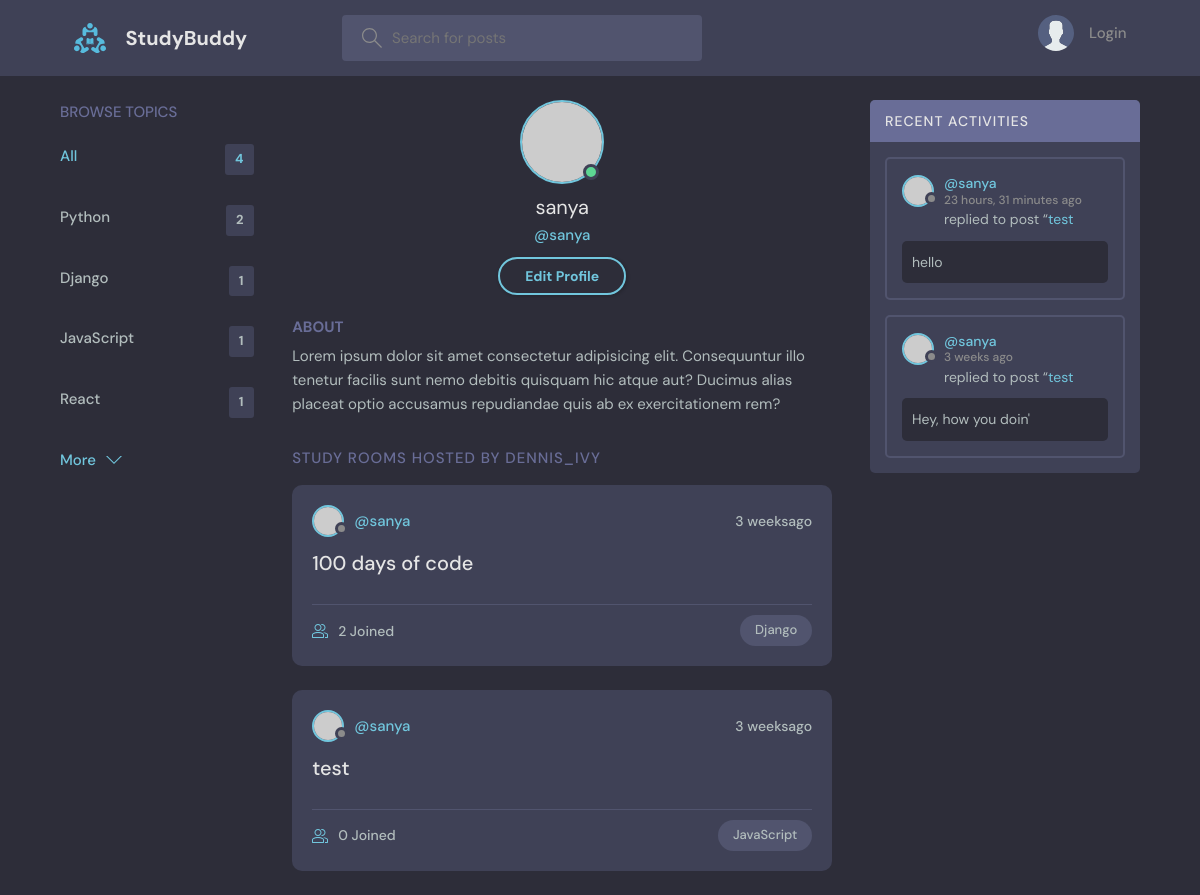
Page /profile/1/ on the committed database.
### base/models.py (models this page shows, shortened)
class Topic(models.Model):
    name = models.CharField(max_length=200)

class Room(models.Model):
    host = models.ForeignKey(User,on_delete = models.SET_NULL,null = True)
    topic = models.ForeignKey(Topic,on_delete = models.SET_NULL,null = True)
    name = models.CharField(max_length=200)
    description = models.TextField(null=True,blank=True)
    participants = models.ManyToManyField(User,related_name='participants',blank=True)
    updated = models.DateTimeField(auto_now=True)
    created = models.DateTimeField(auto_now_add=True)
    class Meta:
        ordering = ['-updated','-created']
    def __str__(self):
        return self.name

class Message(models.Model):
    user = models.ForeignKey(User,on_delete=models.CASCADE)
    room = models.ForeignKey(Room,on_delete = models.CASCADE)
    body = models.TextField()
    updated = models.DateTimeField(auto_now=True)
    created = models.DateTimeField(auto_now_add=True)
    class Meta:
        ordering = ['-updated','-created']

### base/views.py (the view)
# urls.py: path('profile/<str:pk>/',views.userProfile,name="user-profile"),
def userProfile(request,pk):
    user = User.objects.get(id=pk)
    rooms = user.room_set.all()
    room_messages = user.message_set.all()
    topics = Topic.objects.all()
    context={'user':user,'rooms':rooms,'room_messages':room_messages,'topics':topics}
    return render(request,'base/profile.html',context)

### base/templates/base/profile.html
{% extends 'main.html' %}
{% block content %}
  <main class="profile-page layout layout--3">
    <div class="container">
      {% include 'base/topics_components.html' %}
      <div class="roomList">
        <div class="profile">
          <div class="profile__avatar">
            <div class="avatar avatar--large active">
              <img src="https://randomuser.me/api/portraits/men/11.jpg" />
            </div>
          </div>
          <div class="profile__info">
            <h3>{{user.username}}</h3>
            <p>@{{user.username}}</p>
            <a href="edit-user.html" class="btn btn--main btn--pill">Edit Profile</a>
          </div>
          <div class="profile__about">
            <h3>About</h3>
            <p>
              Lorem ipsum dolor sit amet consectetur adipisicing elit. Consequuntur illo tenetur
              facilis sunt nemo debitis quisquam hic atque aut? Ducimus alias placeat optio
              accusamus repudiandae quis ab ex exercitationem rem?
            </p>
          </div>
        </div>
        <div class="roomList__header">
          <div>
            <h2>Study Rooms Hosted by dennis_ivy</a>
            </h2>
          </div>
        </div>
        {% include 'base/feed_component.html' %}
      </div>
      {% include 'base/activity_component.html' %}
    </div>
  </main>
  {% endblock %}

### base/templates/base/topics_components.html (shortened to what this page needs)
<div class="topics">
    <div class="topics__header">
      <h2>Browse Topics</h2>
    </div>
    <ul class="topics__list">
      <li>
        <a href="{% url 'index' %}" class="active">All <span>{{topics.count}}</span></a>
      </li>
      {%for topic in topics%}
      <li>
        <a href="{% url 'index' %}?q={{topic.name}}">{{topic.name}} <span>{{topic.room_set.all.count}}</span></a>
      </li>
      {% endfor %}
    </ul>
    <a class="btn btn--link" href="topics.html">
      More
      <svg
        version="1.1"
        xmlns="http://www.w3.org/2000/svg"
        width="32"
        height="32"
        viewBox="0 0 32 32"
      >
        <title>chevron-down</title>
        <path d="M16 21l-13-13h-3l16 16 16-16h-3l-13 13z"></path>
      </svg>
    </a>
  </div>

### base/templates/base/feed_component.html (shortened to what this page needs)
{% for room in rooms %}
<div class="roomListRoom">
  <div class="roomListRoom__header">
    <a href="{% url 'user-profile' room.host.id %}" class="roomListRoom__author">
      <div class="avatar avatar--small">
        <img src="https://randomuser.me/api/portraits/women/11.jpg" />
      </div>
      <span>@{{room.host.username}}</span>
    </a>
    <div class="roomListRoom__actions">
      <span>{{room.created|timesince}}ago</span>
    </div>
  </div>
  <div class="roomListRoom__content">
    <a href="{% url 'room' room.id %}">{{room.name}}</a>
  </div>
  <div class="roomListRoom__meta">
    <a href="{% url 'room' room.id %}" class="roomListRoom__joined">
      {{room.participants.all.count}} Joined
    </a>
    <p class="roomListRoom__topic">{{room.topic.name}}</p>
  </div>
</div>
{% endfor%}

### base/templates/base/activity_component.html (shortened to what this page needs)
<div class="activities">
    <div class="activities__header">
      <h2>Recent Activities</h2>
    </div>
    {% for message in room_messages %}
    <div class="activities__box">
      <div class="activities__boxHeader roomListRoom__header">
        <a href="{% url 'user-profile' message.user.id %}" class="roomListRoom__author">
          <div class="avatar avatar--small">
            <img src="https://randomuser.me/api/portraits/women/11.jpg" />
          </div>
          <p>
            @{{message.user}}
            <span>{{message.created|timesince}} ago</span>
          </p>
        </a>
      </div>
      <div class="activities__boxContent">
        <p>
          replied to post “<a href="{% url 'room' message.room.id %}">{{message.room}}</a
          >
        </p>
        <div class="activities__boxRoomContent">
         {{message.body}}
        </div>
      </div>
    </div>
    {% endfor %}
  </div>

### rows in the picture
Topic: name "Python", room_set.all.count "2"
Topic: name "Django", room_set.all.count "1"
Topic: name "JavaScript", room_set.all.count "1"
Topic: name "React", room_set.all.count "1"
Room: host.username "sanya", created "3 weeks", name "100 days of code", participants.all.count "2", topic.name "Django"
Room: host.username "sanya", created "3 weeks", name "test", participants.all.count "0", topic.name "JavaScript"
Message: user "sanya", created "23 hours, 31 minutes", room "test", body "hello"
Message: user "sanya", created "3 weeks", room "test", body "Hey, how you doin'"

### other values in the picture
{{ topics.count }} "4"
{{ user.username }} "sanya"
